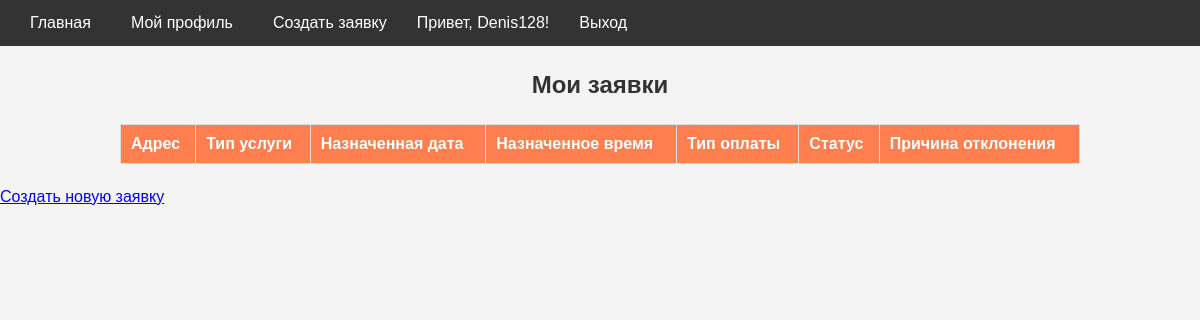
The page /profile.php (signed in) on the database as committed earlier.
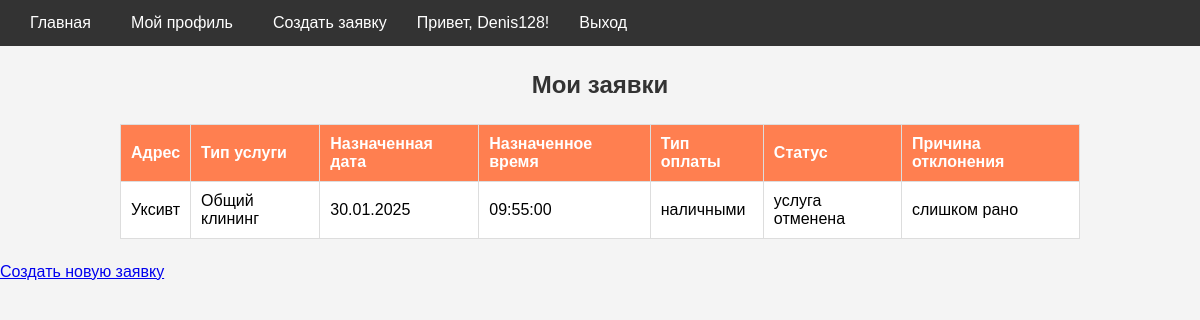
The same page on the database as committed later.
### tables this page shows
CREATE TABLE `applications` (
  `id` int NOT NULL,
  `user_id` int NOT NULL,
  `address` text NOT NULL,
  `contact_data` varchar(255) NOT NULL,
  `type_service_id` int DEFAULT NULL,
  `custom_service` text,
  `date_get_service` date NOT NULL,
  `time_get_service` time NOT NULL,
  `type_payment` enum('наличными','банковская карта') NOT NULL,
  `status_provision` enum('новая заявка','в работе','услуга оказана','услуга отменена') NOT NULL DEFAULT 'новая заявка',
  `reason_reject` text
);

CREATE TABLE `services` (
  `id` int NOT NULL,
  `name` varchar(255) NOT NULL,
  `description` text
);

### profile.php (the view, shortened to what this page needs)
<?php
include 'includes/nav.php';
include 'settings.php';
$user_id = $_SESSION['user_id'];
$query = "SELECT *, fio, name FROM applications
JOIN users ON applications.user_id = users.id
JOIN services ON applications.type_service_id = services.id WHERE user_id = '$user_id'";
$result = mysqli_query($connect, $query);
?>
<h2>Мои заявки</h2>
<table border="1">
    <tr>
        <th>Адрес</th>
        <th>Тип услуги</th>
        <th>Назначенная дата</th>
        <th>Назначенное время</th>
        <th>Тип оплаты</th>
        <th>Статус</th>
        <th>Причина отклонения</th>
    </tr>
    <?php while ($application = mysqli_fetch_assoc($result)) { ?>
        <tr>
            <td><?= $application['address'] ?></td>
            <td>
                <?php
                if (trim($application['name'])) {
                    echo htmlspecialchars($application['name']);
                } else if (trim($application['custom_service'])) {
                    echo htmlspecialchars($application['custom_service']);
                }
                ?>
            </td>
            <td><?= date("d.m.Y", strtotime($application['date_get_service'])) ?></td>
            <td><?= htmlspecialchars($application['time_get_service']) ?></td>
            <td><?= htmlspecialchars($application['type_payment']) ?></td>
            <td><?= $application['status_provision'] ?></td>
            <td>
                <?php if ($application['status_provision'] == 'услуга отменена' && !empty($application['reason_reject'])): ?>
                    <?= htmlspecialchars($application['reason_reject']) ?>
                <?php else: ?>
                    -
                <?php endif; ?>
            </td>
        </tr>
    <?php } ?>
</table>
<a href="create_application.php">Создать новую заявку</a>

Rows that differ between the two databases and show on the page:
now on this page (row edited): applications: address "Уксивт", type_service.name "Общий клининг", date_get_service "30.01.2025", time_get_service "09:55:00", type_payment "наличными", status_provision "услуга отменена", reason_reject "слишком рано"
